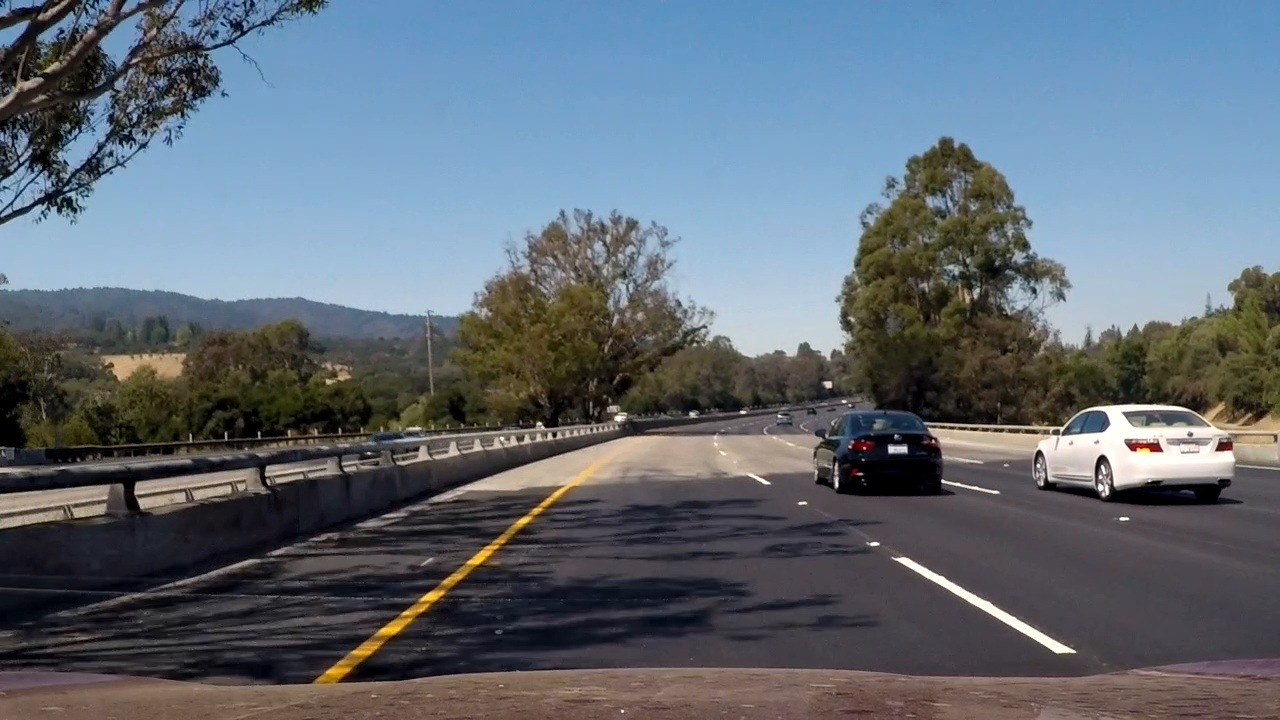
#> input picture test_images/challenge19.jpg, 1280 x 720 px; its folder holds only this picture in this run
$ jupyter execute --allow-errors P1.ipynb   (shell and % lines are left out)
#> lines starting #> are read from the running program, lines starting #| are printed output that depends on the picture; after the words box and inside, x2 and y2 are one past the last pixel; in counts of white or black regions, pixels touching at a corner belong together
#> further down, image is the input picture: shape (720, 1280, 3); mean R, G, B 96.6, 106.8, 116.7
# Self-Driving Car Engineer Nanodegree

## Project: **Finding Lane Lines on the Road**
***
In this project, you will use the tools you learned about in the lesson to identify lane lines on the road.  You can develop your pipeline on a series of individual images, and later apply the result to a video stream (really just a series of images). Check out the video clip "raw-lines-example.mp4" (also contained in this repository) to see what the output should look like after using the helper functions below.

Once you have a result that looks roughly like "raw-lines-example.mp4", you'll need to get creative and try to average and/or extrapolate the line segments you've detected to map out the full extent of the lane lines.  You can see an example of the result you're going for in the video "P1_example.mp4".  Ultimately, you would like to draw just one line for the left side of the lane, and one for the right.

In addition to implementing code, there is a brief writeup to complete. The writeup should be completed in a separate file, which can be either a markdown file or a pdf document. There is a [write up template](https://github.com/udacity/CarND-LaneLines-P1/blob/master/writeup_template.md) that can be used to guide the writing process. Completing both the code in the Ipython notebook and the writeup template will cover all of the [rubric points](https://review.udacity.com/#!/rubrics/322/view) for this project.

---
Let's have a look at our first image called 'test_images/solidWhiteRight.jpg'.  Run the 2 cells below (hit Shift-Enter or the "play" button above) to display the image.

**Note: If, at any point, you encounter frozen display windows or other confounding issues, you can always start again with a clean slate by going to the "Kernel" menu above and selecting "Restart & Clear Output".**

---

**The tools you have are color selection, region of interest selection, grayscaling, Gaussian smoothing, Canny Edge Detection and Hough Tranform line detection.  You  are also free to explore and try other techniques that were not presented in the lesson.  Your goal is piece together a pipeline to detect the line segments in the image, then average/extrapolate them and draw them onto the image for display (as below).  Once you have a working pipeline, try it out on the video stream below.**

---

<figure>

 <figcaption>
 <p></p>
 <p style="text-align: center;"> Your output should look something like this (above) after detecting line segments using the helper functions below </p>
 </figcaption>
</figure>
 <p></p>
<figure>

 <figcaption>
 <p></p>
 <p style="text-align: center;"> Your goal is to connect/average/extrapolate line segments to get output like this</p>
 </figcaption>
</figure>

**Run the cell below to import some packages.  If you get an `import error` for a package you've already installed, try changing your kernel (select the Kernel menu above --> Change Kernel).  Still have problems?  Try relaunching Jupyter Notebook from the terminal prompt.  Also, consult the forums for more troubleshooting tips.**

## Import Packages

[cell 1]
#importing some useful packages
import matplotlib.pyplot as plt
import matplotlib.image as mpimg
import numpy as np
import cv2

## Read in an Image

#> (a cell that did not finish here is left out)

## Ideas for Lane Detection Pipeline

**Some OpenCV functions (beyond those introduced in the lesson) that might be useful for this project are:**

`cv2.inRange()` for color selection
`cv2.fillPoly()` for regions selection
`cv2.line()` to draw lines on an image given endpoints
`cv2.addWeighted()` to coadd / overlay two images
`cv2.cvtColor()` to grayscale or change color
`cv2.imwrite()` to output images to file
`cv2.bitwise_and()` to apply a mask to an image

**Check out the OpenCV documentation to learn about these and discover even more awesome functionality!**

## Helper Functions

Below are some helper functions to help get you started. They should look familiar from the lesson!

[cell 3]
import math


def grayscale(img):
    """Applies the Grayscale transform
    This will return an image with only one color channel
    but NOTE: to see the returned image as grayscale
    (assuming your grayscaled image is called 'gray')
    you should call plt.imshow(gray, cmap='gray')"""
    return cv2.cvtColor(img, cv2.COLOR_RGB2GRAY)
    # Or use BGR2GRAY if you read an image with cv2.imread()
    # return cv2.cvtColor(img, cv2.COLOR_BGR2GRAY)

def canny(img, low_threshold, high_threshold):
    """Applies the Canny transform"""
    return cv2.Canny(img, low_threshold, high_threshold)

def gaussian_blur(img, kernel_size):
    """Applies a Gaussian Noise kernel"""
    return cv2.GaussianBlur(img, (kernel_size, kernel_size), 0)

def region_of_interest(img, vertices):
    """
    Applies an image mask.

    Only keeps the region of the image defined by the polygon
    formed from `vertices`. The rest of the image is set to black.
    `vertices` should be a numpy array of integer points.
    """
    #defining a blank mask to start with
    mask = np.zeros_like(img)

    #defining a 3 channel or 1 channel color to fill the mask with depending on the input image
    if len(img.shape) > 2:
        channel_count = img.shape[2]  # i.e. 3 or 4 depending on your image
        ignore_mask_color = (255,) * channel_count
    else:
        ignore_mask_color = 255

    #filling pixels inside the polygon defined by "vertices" with the fill color
    cv2.fillPoly(mask, [vertices], ignore_mask_color)

    #returning the image only where mask pixels are nonzero
    masked_image = cv2.bitwise_and(img, mask)
    return masked_image

#returns the points x given y, m, b
#where m = slope, b = y_intercept
def get_x(y, m, b):
    x = (y - b)/m
    return int(x)

def draw_single_line(img, lines, slope_sum, y_intercept_sum, color, thickness, org_img):
    min_y = int(0.611*img.shape[0])
    max_y = img.shape[0]

    if len(lines) != 0:
        avg_slope = slope_sum/len(lines)
        y_intercept_avg = y_intercept_sum/len(lines)
        top_x = get_x(min_y, avg_slope, y_intercept_avg)
        bottom_x = get_x(max_y, avg_slope, y_intercept_avg)
        cv2.line(img, (bottom_x, max_y), (top_x, min_y), color, thickness)


def draw_lines(img, org_img, lines, color=[255, 0, 0], thickness=8):
    """
    NOTE: this is the function you might want to use as a starting point once you want to
    average/extrapolate the line segments you detect to map out the full
    extent of the lane (going from the result shown in raw-lines-example.mp4
    to that shown in P1_example.mp4).

    Think about things like separating line segments by their
    slope ((y2-y1)/(x2-x1)) to decide which segments are part of the left
    line vs. the right line.  Then, you can average the position of each of
    the lines and extrapolate to the top and bottom of the lane.

    This function draws `lines` with `color` and `thickness`.
    Lines are drawn on the image inplace (mutates the image).
    If you want to make the lines semi-transparent, think about combining
    this function with the weighted_img() function below
    """
    left_lines = []
    right_lines = []
    left_slope_sum = 0
    right_slope_sum = 0
    left_y_intercept_sum = 0
    right_y_intercept_sum = 0
    threshold = 0.5
    for line in lines:
        for x1,y1,x2,y2 in line:
            if x2 - x1 != 0:
                slope = (y2 - y1) / (x2 - x1)
                y_intercept = y2 - (slope * x2)
                if slope < 0 and abs(slope) > threshold:
                    left_slope_sum += slope
                    left_y_intercept_sum += y_intercept
                    left_lines.append(line)
                elif slope >=0 and abs(slope) > threshold:
                    right_slope_sum += slope
                    right_y_intercept_sum += y_intercept
                    right_lines.append(line)


        #draw_left_line
        draw_single_line(img, left_lines, left_slope_sum,
                      left_y_intercept_sum, color, thickness, org_img)

        #draw_right_line
        draw_single_line(img, right_lines, right_slope_sum,
                      right_y_intercept_sum, color, thickness, org_img)


def hough_lines(img, rho, theta, threshold, min_line_len, max_line_gap):
    """
    `img` should be the output of a Canny transform.

    Returns an image with hough lines drawn.
    """
    lines = cv2.HoughLinesP(img, rho, theta, threshold, np.array([]), minLineLength=min_line_len, maxLineGap=max_line_gap)
    line_img = np.zeros((img.shape[0], img.shape[1], 3), dtype=np.uint8)
    draw_lines(line_img, img, lines)
    return line_img

# Python 3 has support for cool math symbols.

def weighted_img(img, initial_img, α=0.8, β=1., γ=0.):
    """
    `img` is the output of the hough_lines(), An image with lines drawn on it.
    Should be a blank image (all black) with lines drawn on it.

    `initial_img` should be the image before any processing.

    The result image is computed as follows:

    initial_img * α + img * β + γ
    NOTE: initial_img and img must be the same shape!
    """
    return cv2.addWeighted(initial_img, α, img, β, γ)

## Test Images

Build your pipeline to work on the images in the directory "test_images"
**You should make sure your pipeline works well on these images before you try the videos.**

[cell 4]
import os
os.listdir("test_images/")

## Build a Lane Finding Pipeline

Build the pipeline and run your solution on all test_images. Make copies into the `test_images_output` directory, and you can use the images in your writeup report.

Try tuning the various parameters, especially the low and high Canny thresholds as well as the Hough lines parameters.

[cell 5]
# TODO: Build your pipeline that will draw lane lines on the test_images
# then save them to the test_images_output directory.
def mask_image(image):
    hsv_image = cv2.cvtColor(image, cv2.COLOR_BGR2HSV)

    #mask for white color
    mask_white = cv2.inRange(hsv_image, np.array([0, 0, 240]), np.array([180, 255, 255]))
    #mask for yellow color
    mask_yellow = cv2.inRange(hsv_image, np.array([50, 100, 120]), np.array([180, 255, 255]))
    #combining the two masks
    mask = cv2.bitwise_or(mask_white, mask_yellow)
    res = cv2.bitwise_and(image, image, mask= mask)

    return np.array(res)

def pipeline(image):

    #vertices that work for all test images

    left_bottom = (120, image.shape[0])
    right_bottom = (image.shape[1], image.shape[0])
    left_top = (int(0.46875 * image.shape[1]), int(0.611*image.shape[0]))
    right_top = (int(0.5416 * image.shape[1]), int(0.611*image.shape[0]))
    vertices = np.array([left_bottom, right_bottom, right_top, left_top])

    #mask the image to remove everything except white & yellow color
    white_yellow_image = mask_image(image)


    #convert the image to grey scale
    gray_image = grayscale(white_yellow_image)

    #apply a gaussian blur
    kernel_size = 5
    blur_gray = gaussian_blur(gray_image, kernel_size)

    #apply canny threshold
    low_threshold = 50
    high_threshold = 150
    edges = canny(blur_gray, low_threshold, high_threshold)

     #select the region of itnerest
    masked_image = region_of_interest(edges, vertices)

    #apply the hough_transform
    theta = np.pi/180
    rho = 1
    threshold = 20
    min_line_len = 30
    max_line_gap = 200
    line_image = hough_lines(masked_image, rho, theta, threshold, min_line_len, max_line_gap)

    #add weighted hough_lines to the orignal image
    final_image = weighted_img(line_image, image)

    return final_image

[cell 6]
# image = mpimg.imread('test_images/whiteCarLaneSwitch.jpg')
# pipeline(image)

fig = plt.figure(figsize=(20, 20))
image_list = os.listdir('test_images/')
columns = 2
rows = (len(image_list)/columns) + 1

#> (the rest of this cell did not finish here and is left out)

#> in mask_image, `hsv_image = cv2.cvtColor(image, cv2.COLOR_BGR2HSV)`: hsv_image: shape (720, 1280, 3); mean H, S, V 71.5, 76.8, 125.4
#> in mask_image, `mask_white = cv2.inRange(hsv_image, np.array([0, 0, 240]), np.array([1..`:
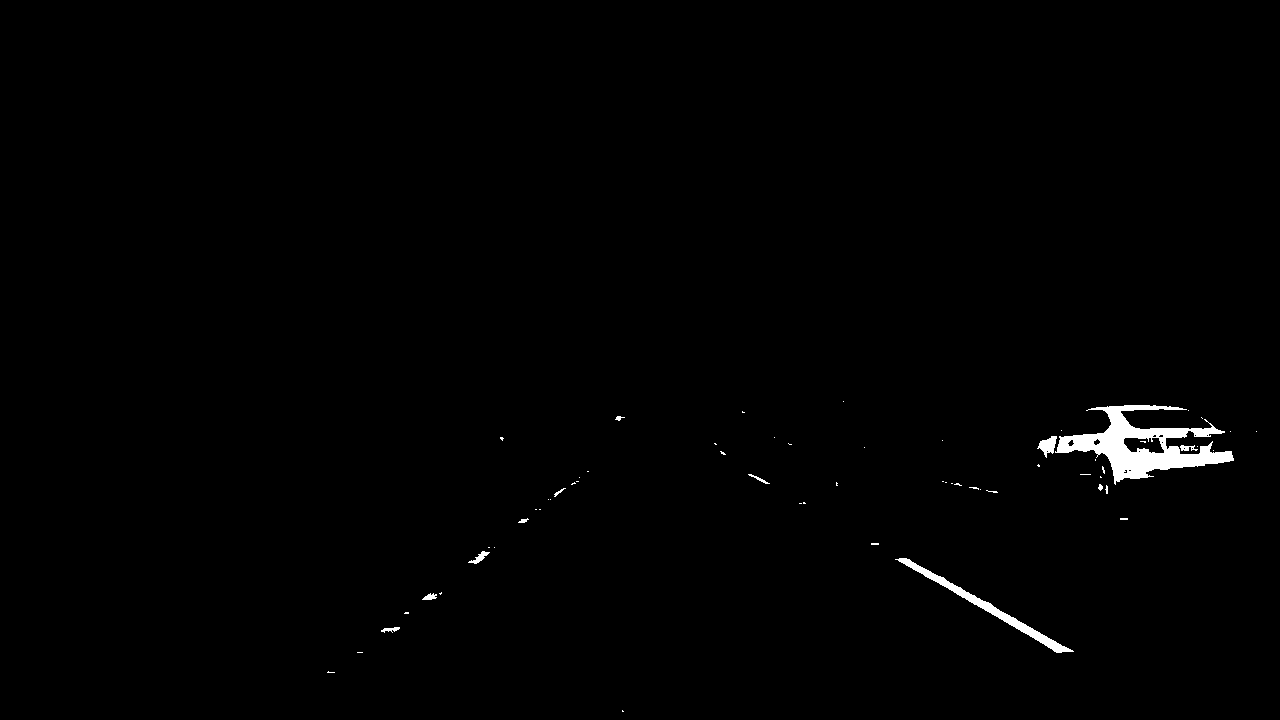
#> mask_white: shape (720, 1280); 0.83% white; 62 white regions (50 under 20 px), largest, box (x1, y1, x2, y2) and area: (1055, 405, 1234, 485) 5285, (895, 558, 1074, 653) 1453, (1037, 436, 1057, 458) 230
#> in mask_image, `mask_yellow = cv2.inRange(hsv_image, np.array([50, 100, 120]), np.arra..`: mask_yellow: shape (720, 1280); 0.48% white; 80 white regions (70 under 20 px), largest, box (x1, y1, x2, y2) and area: (315, 463, 601, 688) 3414, (1131, 442, 1158, 453) 174, (121, 362, 158, 382) 168
#> in mask_image, `mask = cv2.bitwise_or(mask_white, mask_yellow)`: mask: shape (720, 1280); 1.3% white; 118 white regions (102 under 20 px), largest, box (x1, y1, x2, y2) and area: (1055, 405, 1234, 485) 5437, (315, 463, 601, 688) 3414, (895, 558, 1074, 653) 1453
#> in canny, `return cv2.Canny(img, low_threshold, high_threshold)`: returned value: shape (720, 1280); 0.45% white in thin lines or dots, all inside (x1, y1, x2, y2) = (108, 285, 1280, 713)
#> in region_of_interest, `cv2.fillPoly(mask, [vertices], ignore_mask_color)`:
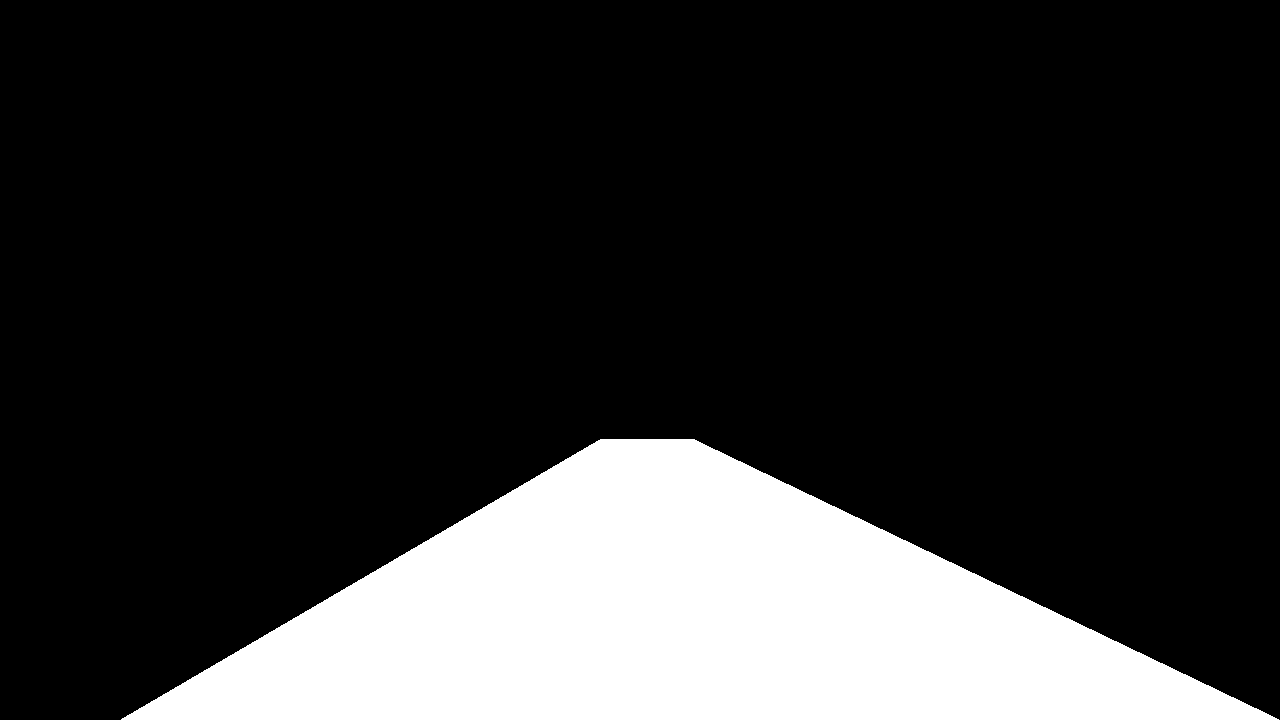
#> mask: shape (720, 1280); 19.1% white; 1 white region, box (x1, y1, x2, y2) and area: (121, 439, 1279, 720) 176158
#> in region_of_interest, `masked_image = cv2.bitwise_and(img, mask)`:
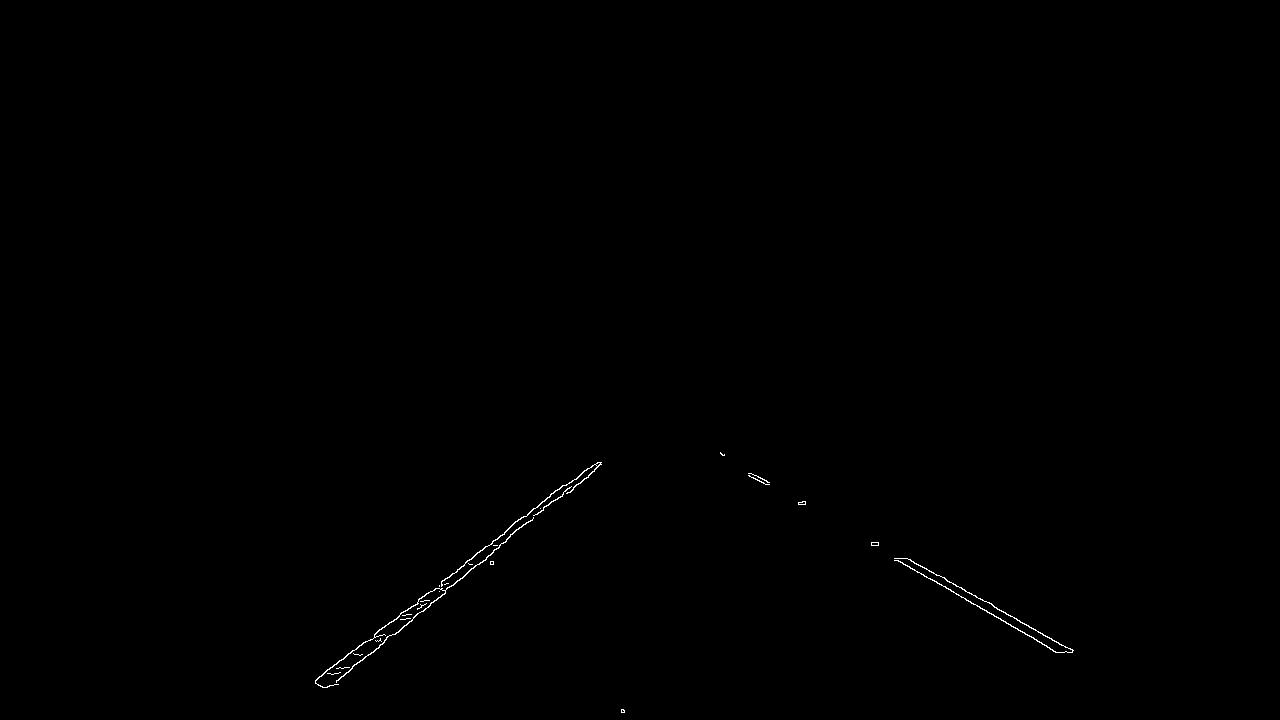
#> masked_image: shape (720, 1280); 0.19% white in thin lines or dots, all inside (x1, y1, x2, y2) = (315, 452, 1074, 713)
#> in hough_lines, `lines = cv2.HoughLinesP(img, rho, theta, threshold, np.array([]), minL..`: lines = 18 rows, first 6: [315, 680, 584, 470], [335, 684, 599, 462], [331, 685, 597, 462], [756, 475, 1072, 650], [748, 473, 1058, 652], [315, 682, 594, 464]
#> the loop in draw_lines, `for line in lines:` made 18 passes
#> line on passes 1 to 12: [[315, 680, 584, 470]], [[335, 684, 599, 462]], [[331, 685, 597, 462]], [[756, 475, 1072, 650]], [[748, 473, 1058, 652]], [[315, 682, 594, 464]], [[749, 475, 1056, 652]], [[336, 684, 601, 462]], [[749, 473, 1059, 652]], [[319, 685, 594, 471]], [[722, 455, 1073, 650]], [[325, 687, 587, 468]]
#> after the loop in draw_lines, `for line in lines:`: left_lines = 12 items, first 6: [[315, 680, 584, 470]], [[335, 684, 599, 462]], [[331, 685, 597, 462]], [[315, 682, 594, 464]], [[336, 684, 601, 462]], [[319, 685, 594, 471]]; left_slope_sum = -9.91; left_y_intercept_sum = 11450.6; right_lines = [[[756, 475, 1072, 650]], [[748, 473, 1058, 652]], [[749, 475, 1056, 652]], [[749, 473, 1059, 652]], [[722, 455, 1073, 650]], [[751, 473, 1072, 651]]]; right_slope_sum = 3.4; right_y_intercept_sum = 291.5
#> in weighted_img, `return cv2.addWeighted(initial_img, α, img, β, γ)`:
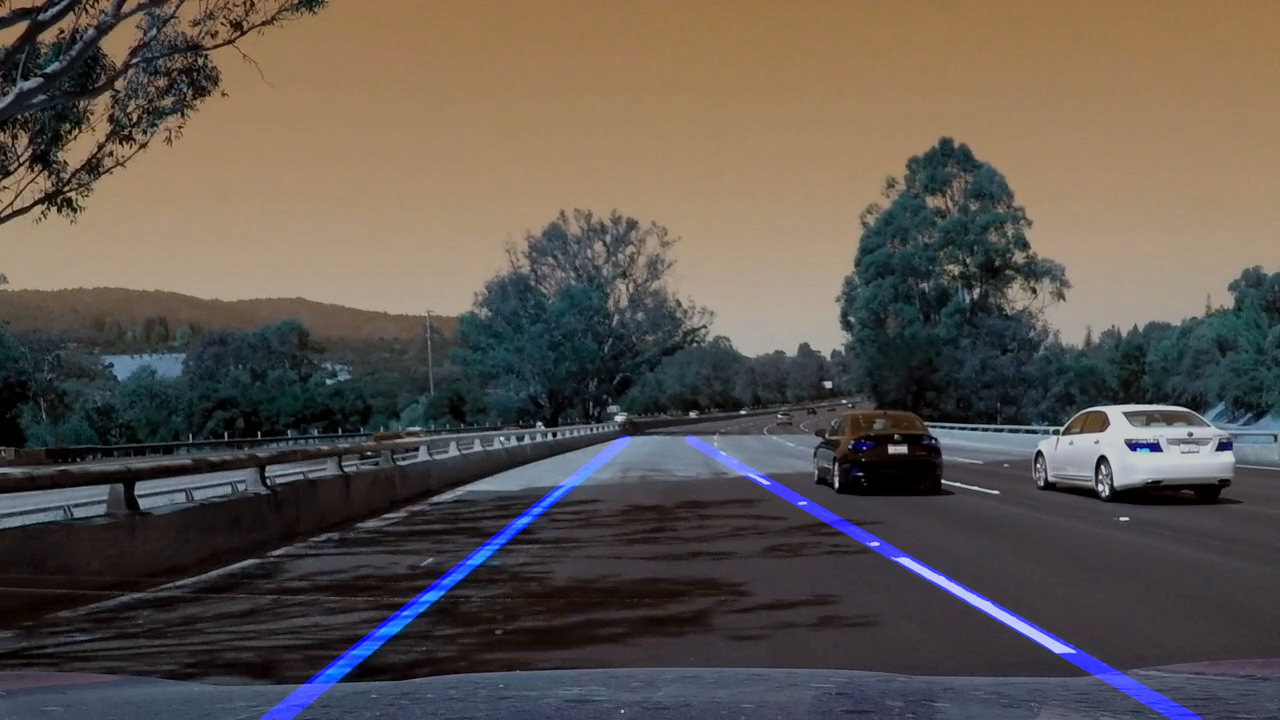
#> returned value: shape (720, 1280, 3); mean of channels 0, 1, 2 79.5, 85.4, 93.4; drawn as B, G, R
    fig.add_subplot(rows, columns, i)
    plt.imshow(processed_image)
    plt.xlabel(image_name)
plt.show()
